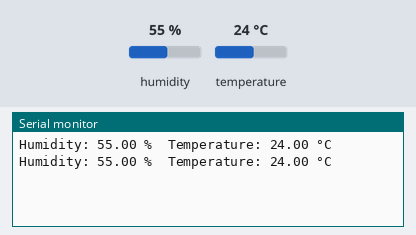
The sketch below on a simulated ESP32. On the bench: the last lines printed to the serial monitor. The inputs (shaded band) are chosen by the test bench; at power-on: humidity 55 %, temperature 24 °C.

Above: at 2.8 s.
2.9 s: humidity set to 22 %
At 4.4 s:
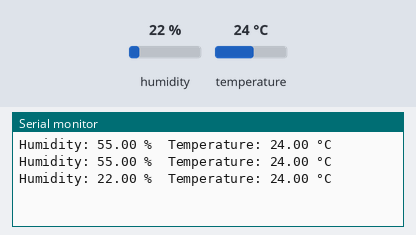
5.6 s: temperature set to 12 °C
At 6.7 s:
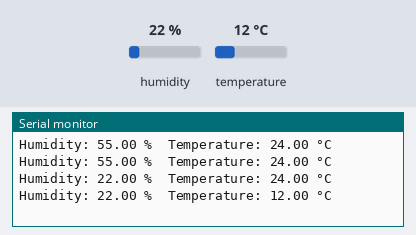
8.3 s: humidity set to 40 %
At 11.5 s:
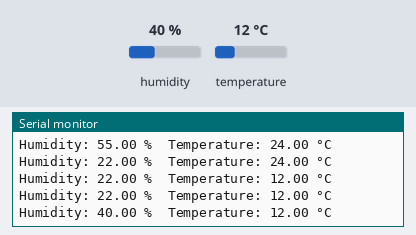
Timing chart, 0 to 13.0 s (numbered marks = the images above; inputs shaded):
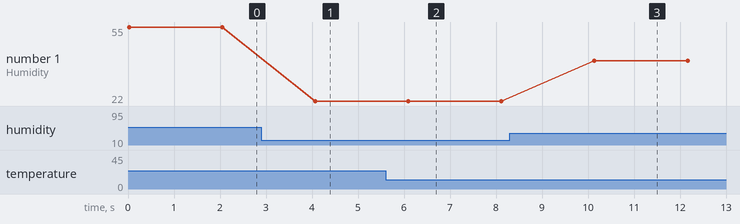

Measured:
- after the input at 2.9 s, the serial monitor: prints a new line after 1.2 s (image 1)
- after the input at 5.6 s, the serial monitor: prints a new line after 0.49 s (image 2)
- after the input at 8.3 s, the serial monitor: prints a new line after 1.8 s (image 3)
- plotted number 1: 55 → 22 after the input at 2.9 s, 22 → 40 after the input at 8.3 s

The sketch:

06_DHT.ino
```cpp
// Paste your code here

#include <DHT.h>

// Define the type of DHT sensor (DHT11)
#define DHT_TYPE DHT11

// Define the pin connected to the DHT sensor
#define DHT_PIN 26

// Initialize DHT sensor
DHT dht(DHT_PIN, DHT_TYPE);

void setup() {
  // Initialize serial communication
  Serial.begin(9600);
  // Initialize DHT sensor
  dht.begin();
}

void loop() {
  // Read humidity value
  float humidity = dht.readHumidity();
  // Read temperature value in Celsius
  float temperature = dht.readTemperature();

  // Check if any reads failed
  if (isnan(humidity) || isnan(temperature)) {
    Serial.println("Failed to read from DHT sensor!");
    return;
  }

  // Print humidity and temperature values
  Serial.print("Humidity: ");
  Serial.print(humidity);
  Serial.print(" %\t");
  Serial.print("Temperature: ");
  Serial.print(temperature);
  Serial.println(" °C");

  // Wait for 2 seconds before taking the next reading
  delay(2000);
}
```
